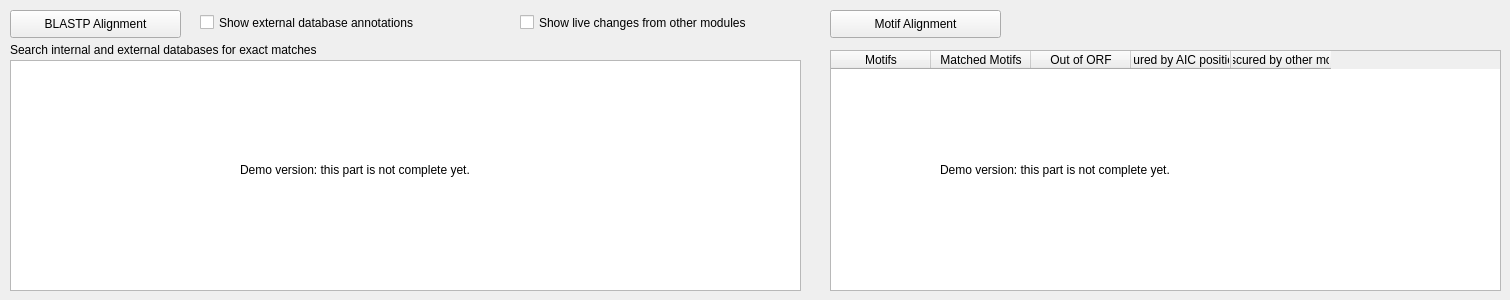
      <widget class="QWidget" name="AnnotationMatcher">
       <attribute name="title">
        <string>Annotation Matcher</string>
       </attribute>
       <widget class="QPushButton" name="pushButton">
        <property name="geometry">
         <rect>
          <x>10</x>
          <y>10</y>
          <width>171</width>
          <height>28</height>
         </rect>
        </property>
        <property name="text">
         <string>BLASTP Alignment</string>
        </property>
       </widget>
       <widget class="QLabel" name="label_21">
        <property name="geometry">
         <rect>
          <x>10</x>
          <y>40</y>
          <width>401</width>
          <height>20</height>
         </rect>
        </property>
        <property name="text">
         <string>Search internal and external databases for exact matches</string>
        </property>
       </widget>
       <widget class="QCheckBox" name="checkBox_12">
        <property name="geometry">
         <rect>
          <x>200</x>
          <y>10</y>
          <width>291</width>
          <height>25</height>
         </rect>
        </property>
        <property name="text">
         <string>Show external database annotations</string>
        </property>
       </widget>
       <widget class="QCheckBox" name="checkBox_13">
        <property name="geometry">
         <rect>
          <x>520</x>
          <y>10</y>
          <width>301</width>
          <height>25</height>
         </rect>
        </property>
        <property name="text">
         <string>Show live changes from other modules</string>
        </property>
       </widget>
       <widget class="QPushButton" name="pushButton_23">
        <property name="geometry">
         <rect>
          <x>830</x>
          <y>10</y>
          <width>171</width>
          <height>28</height>
         </rect>
        </property>
        <property name="text">
         <string>Motif Alignment</string>
        </property>
       </widget>
       <widget class="QTableWidget" name="tableWidget_10">
        <property name="geometry">
         <rect>
          <x>830</x>
          <y>50</y>
          <width>671</width>
          <height>241</height>
         </rect>
        </property>
        <column>
         <property name="text">
          <string>Motifs</string>
         </property>
        </column>
        <column>
         <property name="text">
          <string>Matched Motifs</string>
         </property>
        </column>
        <column>
         <property name="text">
          <string>Out of ORF</string>
         </property>
        </column>
        <column>
         <property name="text">
          <string>Obscured by AIC positioning</string>
         </property>
        </column>
        <column>
         <property name="text">
          <string>Obscured by other motifs</string>
         </property>
        </column>
       </widget>
       <widget class="QTableWidget" name="tableWidget_11">
        <property name="geometry">
         <rect>
          <x>10</x>
          <y>60</y>
          <width>791</width>
          <height>231</height>
         </rect>
        </property>
       </widget>
       <widget class="QLabel" name="label_28">
        <property name="geometry">
         <rect>
          <x>240</x>
          <y>160</y>
          <width>351</width>
          <height>20</height>
         </rect>
        </property>
        <property name="text">
         <string>Demo version: this part is not complete yet.</string>
        </property>
       </widget>
       <widget class="QLabel" name="label_29">
        <property name="geometry">
         <rect>
          <x>940</x>
          <y>160</y>
          <width>351</width>
          <height>20</height>
         </rect>
        </property>
        <property name="text">
         <string>Demo version: this part is not complete yet.</string>
        </property>
       </widget>
      </widget>
